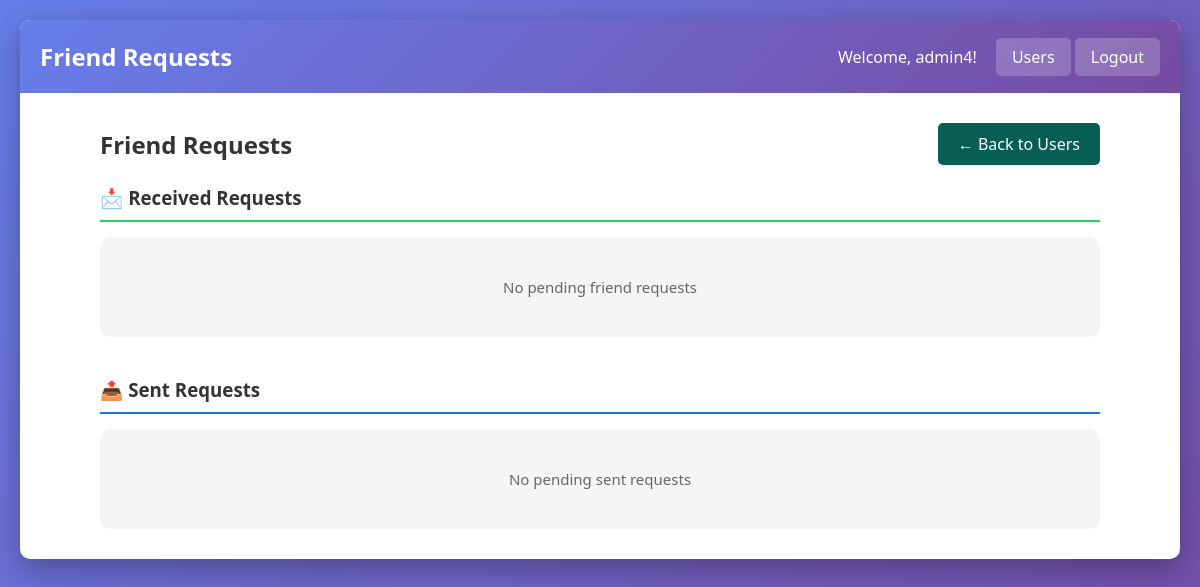
Page /friend-requests/ (signed in) on the earlier database version.
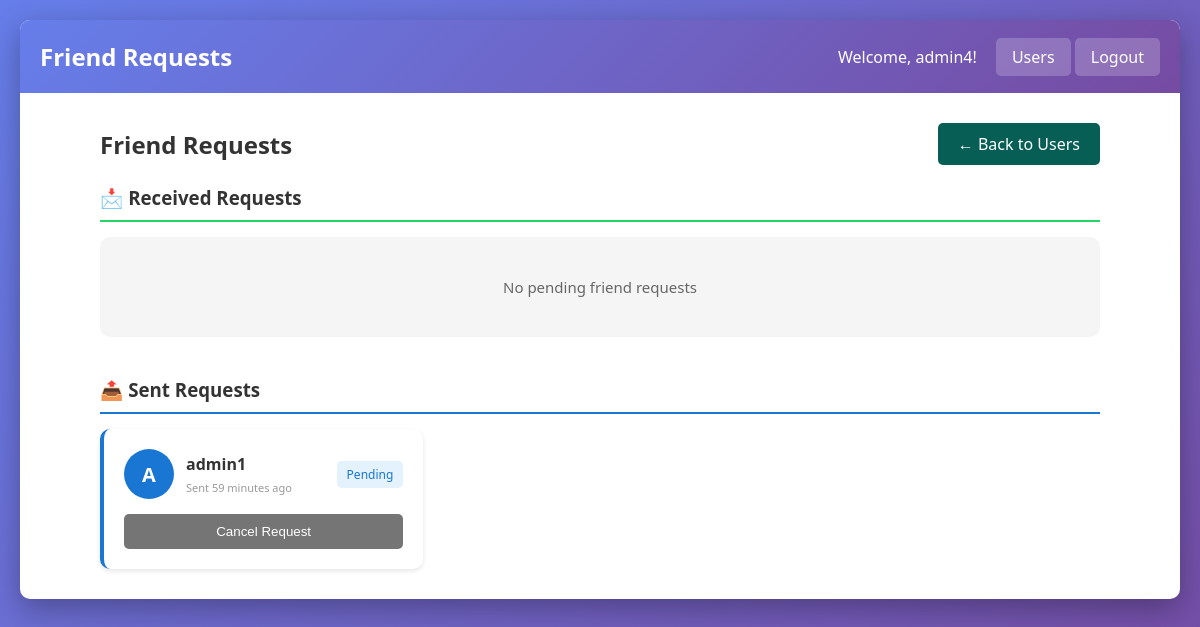
Same page on the later database version.
### chat/models.py (models this page shows, shortened)
class Friendship(models.Model):
    STATUS_CHOICES = [
        ('pending', 'Pending'),
        ('accepted', 'Accepted'),
        ('rejected', 'Rejected'),
    ]
    from_user = models.ForeignKey(User, on_delete=models.CASCADE, related_name='sent_requests')
    to_user = models.ForeignKey(User, on_delete=models.CASCADE, related_name='received_requests')
    status = models.CharField(max_length=10, choices=STATUS_CHOICES, default='pending')
    created_at = models.DateTimeField(auto_now_add=True)
    updated_at = models.DateTimeField(auto_now=True)
    class Meta:
        unique_together = ('from_user', 'to_user')
        ordering = ['-created_at']

### chat/views.py (the view)
# urls.py: path('friend-requests/', views.friend_requests, name='friend_requests'),
@login_required
def friend_requests(request):
    received_requests = Friendship.objects.filter(
        to_user=request.user,
        status='pending'
    ).select_related('from_user')
    sent_requests = Friendship.objects.filter(
        from_user=request.user,
        status='pending'
    ).select_related('to_user')
    return render(request, 'chat/friend_requests.html', {
        'received_requests': received_requests,
        'sent_requests': sent_requests
    })

### chat/templates/chat/friend_requests.html (shortened to what this page needs)
{% extends 'chat/base.html' %}
{% block header %}Friend Requests{% endblock %}
{% block content %}
<div style="max-width: 1000px; margin: 0 auto;">
    <div style="display: flex; justify-content: space-between; align-items: center; margin-bottom: 20px;">
        <h2 style="color: #333; margin: 0;">Friend Requests</h2>
        <a href="{% url 'user_list' %}" style="padding: 10px 20px; background: #075e54; color: white; text-decoration: none; border-radius: 5px; font-weight: 500;">← Back to Users</a>
    </div>
    <div style="margin-bottom: 40px;">
        <h3 style="color: #333; margin-bottom: 15px; padding-bottom: 10px; border-bottom: 2px solid #25d366;">📩 Received Requests</h3>
        {% if received_requests %}
            <div style="display: grid; grid-template-columns: repeat(auto-fill, minmax(300px, 1fr)); gap: 15px;">
                {% for request in received_requests %}
                    <div style="background: white;
                                padding: 20px;
                                border-radius: 10px;
                                box-shadow: 0 2px 5px rgba(0,0,0,0.1);
                                border-left: 4px solid #25d366;">
                        <div style="display: flex; align-items: center; margin-bottom: 15px;">
                            <div style="width: 50px; height: 50px; border-radius: 50%; background: #075e54; color: white; display: flex; align-items: center; justify-content: center; font-weight: bold; font-size: 20px; margin-right: 12px;">
                                {{ request.from_user.username.0|upper }}
                            </div>
                            <div>
                                <h4 style="margin: 0; font-size: 16px; color: #333;">{{ request.from_user.username }}</h4>
                                <p style="margin: 5px 0 0 0; font-size: 12px; color: #666;">{{ request.from_user.email }}</p>
                                <p style="margin: 5px 0 0 0; font-size: 11px; color: #999;">{{ request.created_at|timesince }} ago</p>
                            </div>
                        </div>
                        <div style="display: flex; gap: 8px;">
                            <form method="post" action="{% url 'accept_friend_request' request.id %}" style="flex: 1; margin: 0;">
                                {% csrf_token %}
                                <button type="submit" style="width: 100%; padding: 10px; background: #25d366; color: white; border: none; border-radius: 5px; cursor: pointer; font-weight: 500;">
                                    ✓ Accept
                                </button>
                            </form>
                            <form method="post" action="{% url 'reject_friend_request' request.id %}" style="flex: 1; margin: 0;">
                                {% csrf_token %}
                                <button type="submit" style="width: 100%; padding: 10px; background: #757575; color: white; border: none; border-radius: 5px; cursor: pointer;">
                                    ✗ Reject
                                </button>
                            </form>
                            <form method="post" action="{% url 'block_user' request.from_user.id %}" style="margin: 0;">
                                {% csrf_token %}
                                <button type="submit"
                                        onclick="return confirm('Block this user?')"
                                        style="padding: 10px 15px; background: #d32f2f; color: white; border: none; border-radius: 5px; cursor: pointer;">
                                    🚫
                                </button>
                            </form>
                        </div>
                    </div>
                {% endfor %}
            </div>
        {% else %}
            <div style="text-align: center; padding: 40px; background: #f5f5f5; border-radius: 10px;">
                <p style="color: #666; font-size: 15px;">No pending friend requests</p>
            </div>
        {% endif %}
    </div>
    <div>
        <h3 style="color: #333; margin-bottom: 15px; padding-bottom: 10px; border-bottom: 2px solid #1976d2;">📤 Sent Requests</h3>
        {% if sent_requests %}
            <div style="display: grid; grid-template-columns: repeat(auto-fill, minmax(300px, 1fr)); gap: 15px;">
                {% for request in sent_requests %}
                    <div style="background: white;
                                padding: 20px;
                                border-radius: 10px;
                                box-shadow: 0 2px 5px rgba(0,0,0,0.1);
                                border-left: 4px solid #1976d2;">
                        <div style="display: flex; align-items: center; margin-bottom: 15px;">
                            <div style="width: 50px; height: 50px; border-radius: 50%; background: #1976d2; color: white; display: flex; align-items: center; justify-content: center; font-weight: bold; font-size: 20px; margin-right: 12px;">
                                {{ request.to_user.username.0|upper }}
                            </div>
                            <div style="flex: 1;">
                                <h4 style="margin: 0; font-size: 16px; color: #333;">{{ request.to_user.username }}</h4>
                                <p style="margin: 5px 0 0 0; font-size: 11px; color: #999;">Sent {{ request.created_at|timesince }} ago</p>
                            </div>
                            <div style="background: #e3f2fd; color: #1976d2; padding: 5px 10px; border-radius: 5px; font-size: 12px; font-weight: 500;">
                                Pending
                            </div>
                        </div>
                        <form method="post" action="{% url 'cancel_friend_request' request.to_user.id %}" style="margin: 0;">
                            <button type="submit" style="width: 100%; padding: 10px; background: #757575; color: white; border: none; border-radius: 5px; cursor: pointer;">
                                Cancel Request
                            </button>
                        </form>
                    </div>
                {% endfor %}
            </div>
        {% else %}
            <div style="text-align: center; padding: 40px; background: #f5f5f5; border-radius: 10px;">
                <p style="color: #666; font-size: 15px;">No pending sent requests</p>
            </div>
        {% endif %}
    </div>
</div>
{% endblock %}

### chat/templates/chat/base.html (shortened to what this page needs)
<!DOCTYPE html>
<html lang="en">
<head>
</head>
<body>
    <div class="container">
        <div class="header">
            <h1>{% block header %}Chat Application{% endblock %}</h1>
            <div>
                {% if user.is_authenticated %}
                    <span style="margin-right: 15px;">Welcome, {{ user.username }}!</span>
                    <a href="{% url 'user_list' %}">Users</a>
                    <a href="{% url 'logout' %}">Logout</a>
                {% else %}
                    <a href="{% url 'login' %}">Login</a>
                    <a href="{% url 'register' %}">Register</a>
                {% endif %}
            </div>
        </div>
        <div class="content">
            {% block content %}{% endblock %}
        </div>
    </div>
</body>
</html>

### chat/templates/chat/base.html (style rules this page uses)
* { margin: 0; padding: 0; box-sizing: border-box; }
body { font-family: 'Segoe UI', Tahoma, Geneva, Verdana, sans-serif; background: linear-gradient(135deg, #667eea 0%, #764ba2 100%); min-height: 100vh; padding: 20px; }
.container { max-width: 1200px; margin: 0 auto; background: white; border-radius: 10px; box-shadow: 0 10px 30px rgba(0,0,0,0.3); overflow: hidden; }
.header { background: linear-gradient(135deg, #667eea 0%, #764ba2 100%); color: white; padding: 20px; display: flex; justify-content: space-between; align-items: center; }
.header h1 { font-size: 24px; }
.header a { color: white; text-decoration: none; padding: 8px 16px; background: rgba(255,255,255,0.2); border-radius: 5px; transition: background 0.3s; }
.content { padding: 30px; }

Differences in the rows shown:
added Friendship: to_user.username.0 "A", to_user.username "admin1", created_at "59 minutes"
Other differences:
text no longer shown: "No pending sent requests"
